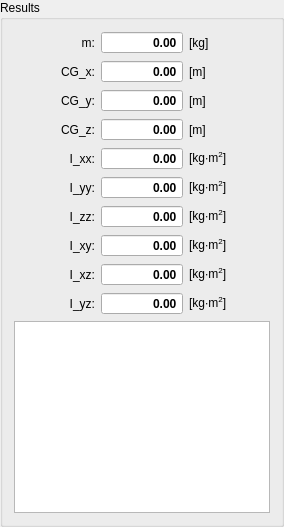
     <widget class="QGroupBox" name="groupBoxResults">
      <property name="sizePolicy">
       <sizepolicy hsizetype="Preferred" vsizetype="Preferred">
        <horstretch>1</horstretch>
        <verstretch>0</verstretch>
       </sizepolicy>
      </property>
      <property name="title">
       <string>Results</string>
      </property>
      <layout class="QGridLayout" name="gridLayout_4">
       <item row="0" column="0">
        <widget class="QLabel" name="label_M">
         <property name="toolTip">
          <string>total empty mass</string>
         </property>
         <property name="text">
          <string>m:</string>
         </property>
         <property name="alignment">
          <set>Qt::AlignRight|Qt::AlignTrailing|Qt::AlignVCenter</set>
         </property>
        </widget>
       </item>
       <item row="6" column="0">
        <widget class="QLabel" name="label_I_ZZ">
         <property name="toolTip">
          <string>moment of inertia about z axis</string>
         </property>
         <property name="text">
          <string>I_zz:</string>
         </property>
         <property name="alignment">
          <set>Qt::AlignRight|Qt::AlignTrailing|Qt::AlignVCenter</set>
         </property>
        </widget>
       </item>
       <item row="4" column="2">
        <widget class="QLabel" name="labelUnit_I_XX">
         <property name="text">
          <string>&lt;html&gt;&lt;head/&gt;&lt;body&gt;&lt;p&gt;[kg&lt;span style=&quot; background-color:transparent;&quot;&gt;∙&lt;/span&gt;m&lt;span style=&quot; vertical-align:super;&quot;&gt;2&lt;/span&gt;]&lt;/p&gt;&lt;/body&gt;&lt;/html&gt;</string>
         </property>
         <property name="alignment">
          <set>Qt::AlignLeading|Qt::AlignLeft|Qt::AlignVCenter</set>
         </property>
        </widget>
       </item>
       <item row="0" column="1">
        <widget class="QDoubleSpinBox" name="spinBox_M">
         <property name="font">
          <font>
           <weight>75</weight>
           <bold>true</bold>
          </font>
         </property>
         <property name="focusPolicy">
          <enum>Qt::NoFocus</enum>
         </property>
         <property name="toolTip">
          <string>total empty mass</string>
         </property>
         <property name="alignment">
          <set>Qt::AlignRight|Qt::AlignTrailing|Qt::AlignVCenter</set>
         </property>
         <property name="readOnly">
          <bool>true</bool>
         </property>
         <property name="buttonSymbols">
          <enum>QAbstractSpinBox::NoButtons</enum>
         </property>
         <property name="decimals">
          <number>2</number>
         </property>
         <property name="maximum">
          <double>9999999.000000000000000</double>
         </property>
        </widget>
       </item>
       <item row="7" column="2">
        <widget class="QLabel" name="labelUnit_I_XY">
         <property name="text">
          <string>&lt;html&gt;&lt;head/&gt;&lt;body&gt;&lt;p&gt;[kg&lt;span style=&quot; background-color:transparent;&quot;&gt;∙&lt;/span&gt;m&lt;span style=&quot; vertical-align:super;&quot;&gt;2&lt;/span&gt;]&lt;/p&gt;&lt;/body&gt;&lt;/html&gt;</string>
         </property>
         <property name="alignment">
          <set>Qt::AlignLeading|Qt::AlignLeft|Qt::AlignVCenter</set>
         </property>
        </widget>
       </item>
       <item row="3" column="1">
        <widget class="QDoubleSpinBox" name="spinBox_CG_Z">
         <property name="font">
          <font>
           <weight>75</weight>
           <bold>true</bold>
          </font>
         </property>
         <property name="focusPolicy">
          <enum>Qt::NoFocus</enum>
         </property>
         <property name="toolTip">
          <string>center of mass z-coordinate</string>
         </property>
         <property name="alignment">
          <set>Qt::AlignRight|Qt::AlignTrailing|Qt::AlignVCenter</set>
         </property>
         <property name="readOnly">
          <bool>true</bool>
         </property>
         <property name="buttonSymbols">
          <enum>QAbstractSpinBox::NoButtons</enum>
         </property>
         <property name="decimals">
          <number>2</number>
         </property>
         <property name="minimum">
          <double>-99.989999999999995</double>
         </property>
        </widget>
       </item>
       <item row="5" column="0">
        <widget class="QLabel" name="label_I_YY">
         <property name="toolTip">
          <string>moment of inertia about y axis</string>
         </property>
         <property name="text">
          <string>I_yy:</string>
         </property>
         <property name="alignment">
          <set>Qt::AlignRight|Qt::AlignTrailing|Qt::AlignVCenter</set>
         </property>
        </widget>
       </item>
       <item row="4" column="0">
        <widget class="QLabel" name="label_I_XX">
         <property name="toolTip">
          <string>moment of inertia about x axis</string>
         </property>
         <property name="text">
          <string>I_xx:</string>
         </property>
         <property name="alignment">
          <set>Qt::AlignRight|Qt::AlignTrailing|Qt::AlignVCenter</set>
         </property>
        </widget>
       </item>
       <item row="6" column="2">
        <widget class="QLabel" name="labelUnit_I_ZZ">
         <property name="text">
          <string>&lt;html&gt;&lt;head/&gt;&lt;body&gt;&lt;p&gt;[kg&lt;span style=&quot; background-color:transparent;&quot;&gt;∙&lt;/span&gt;m&lt;span style=&quot; vertical-align:super;&quot;&gt;2&lt;/span&gt;]&lt;/p&gt;&lt;/body&gt;&lt;/html&gt;</string>
         </property>
         <property name="alignment">
          <set>Qt::AlignLeading|Qt::AlignLeft|Qt::AlignVCenter</set>
         </property>
        </widget>
       </item>
       <item row="2" column="1">
        <widget class="QDoubleSpinBox" name="spinBox_CG_Y">
         <property name="font">
          <font>
           <weight>75</weight>
           <bold>true</bold>
          </font>
         </property>
         <property name="focusPolicy">
          <enum>Qt::NoFocus</enum>
         </property>
         <property name="toolTip">
          <string>center of mass y-coordinate</string>
         </property>
         <property name="alignment">
          <set>Qt::AlignRight|Qt::AlignTrailing|Qt::AlignVCenter</set>
         </property>
         <property name="readOnly">
          <bool>true</bool>
         </property>
         <property name="buttonSymbols">
          <enum>QAbstractSpinBox::NoButtons</enum>
         </property>
         <property name="decimals">
          <number>2</number>
         </property>
         <property name="minimum">
          <double>-99.989999999999995</double>
         </property>
        </widget>
       </item>
       <item row="9" column="1">
        <widget class="QDoubleSpinBox" name="spinBox_I_YZ">
         <property name="font">
          <font>
           <weight>75</weight>
           <bold>true</bold>
          </font>
         </property>
         <property name="focusPolicy">
          <enum>Qt::NoFocus</enum>
         </property>
         <property name="toolTip">
          <string>moment of inertia about skew yz axis</string>
         </property>
         <property name="alignment">
          <set>Qt::AlignRight|Qt::AlignTrailing|Qt::AlignVCenter</set>
         </property>
         <property name="readOnly">
          <bool>true</bool>
         </property>
         <property name="buttonSymbols">
          <enum>QAbstractSpinBox::NoButtons</enum>
         </property>
         <property name="decimals">
          <number>2</number>
         </property>
         <property name="minimum">
          <double>-999999999.990000009536743</double>
         </property>
         <property name="maximum">
          <double>999999999.990000009536743</double>
         </property>
        </widget>
       </item>
       <item row="3" column="0">
        <widget class="QLabel" name="label_CG_Z">
         <property name="toolTip">
          <string>center of mass z-coordinate</string>
         </property>
         <property name="text">
          <string>CG_z:</string>
         </property>
         <property name="alignment">
          <set>Qt::AlignRight|Qt::AlignTrailing|Qt::AlignVCenter</set>
         </property>
        </widget>
       </item>
       <item row="8" column="1">
        <widget class="QDoubleSpinBox" name="spinBox_I_XZ">
         <property name="font">
          <font>
           <weight>75</weight>
           <bold>true</bold>
          </font>
         </property>
         <property name="focusPolicy">
          <enum>Qt::NoFocus</enum>
         </property>
         <property name="toolTip">
          <string>moment of inertia about skew xz axis</string>
         </property>
         <property name="alignment">
          <set>Qt::AlignRight|Qt::AlignTrailing|Qt::AlignVCenter</set>
         </property>
         <property name="readOnly">
          <bool>true</bool>
         </property>
         <property name="buttonSymbols">
          <enum>QAbstractSpinBox::NoButtons</enum>
         </property>
         <property name="decimals">
          <number>2</number>
         </property>
         <property name="minimum">
          <double>-999999999.990000009536743</double>
         </property>
         <property name="maximum">
          <double>999999999.990000009536743</double>
         </property>
        </widget>
       </item>
       <item row="5" column="1">
        <widget class="QDoubleSpinBox" name="spinBox_I_YY">
         <property name="font">
          <font>
           <weight>75</weight>
           <bold>true</bold>
          </font>
         </property>
         <property name="focusPolicy">
          <enum>Qt::NoFocus</enum>
         </property>
         <property name="toolTip">
          <string>moment of inertia about y axis</string>
         </property>
         <property name="alignment">
          <set>Qt::AlignRight|Qt::AlignTrailing|Qt::AlignVCenter</set>
         </property>
         <property name="readOnly">
          <bool>true</bool>
         </property>
         <property name="buttonSymbols">
          <enum>QAbstractSpinBox::NoButtons</enum>
         </property>
         <property name="decimals">
          <number>2</number>
         </property>
         <property name="minimum">
          <double>-999999999.990000009536743</double>
         </property>
         <property name="maximum">
          <double>999999999.990000009536743</double>
         </property>
        </widget>
       </item>
       <item row="1" column="2">
        <widget class="QLabel" name="labelUnit_CG_X">
         <property name="text">
          <string>[m]</string>
         </property>
         <property name="alignment">
          <set>Qt::AlignLeading|Qt::AlignLeft|Qt::AlignVCenter</set>
         </property>
        </widget>
       </item>
       <item row="4" column="1">
        <widget class="QDoubleSpinBox" name="spinBox_I_XX">
         <property name="font">
          <font>
           <weight>75</weight>
           <bold>true</bold>
          </font>
         </property>
         <property name="focusPolicy">
          <enum>Qt::NoFocus</enum>
         </property>
         <property name="toolTip">
          <string>moment of inertia about x axis</string>
         </property>
         <property name="alignment">
          <set>Qt::AlignRight|Qt::AlignTrailing|Qt::AlignVCenter</set>
         </property>
         <property name="readOnly">
          <bool>true</bool>
         </property>
         <property name="buttonSymbols">
          <enum>QAbstractSpinBox::NoButtons</enum>
         </property>
         <property name="decimals">
          <number>2</number>
         </property>
         <property name="minimum">
          <double>-999999999.990000009536743</double>
         </property>
         <property name="maximum">
          <double>999999999.990000009536743</double>
         </property>
        </widget>
       </item>
       <item row="2" column="0">
        <widget class="QLabel" name="label_CG_Y">
         <property name="toolTip">
          <string>center of mass y-coordinate</string>
         </property>
         <property name="text">
          <string>CG_y:</string>
         </property>
         <property name="alignment">
          <set>Qt::AlignRight|Qt::AlignTrailing|Qt::AlignVCenter</set>
         </property>
        </widget>
       </item>
       <item row="3" column="2">
        <widget class="QLabel" name="labelUnit_CG_Z">
         <property name="text">
          <string>[m]</string>
         </property>
         <property name="alignment">
          <set>Qt::AlignLeading|Qt::AlignLeft|Qt::AlignVCenter</set>
         </property>
        </widget>
       </item>
       <item row="7" column="1">
        <widget class="QDoubleSpinBox" name="spinBox_I_XY">
         <property name="font">
          <font>
           <weight>75</weight>
           <bold>true</bold>
          </font>
         </property>
         <property name="focusPolicy">
          <enum>Qt::NoFocus</enum>
         </property>
         <property name="toolTip">
          <string>moment of inertia about skew xy axis</string>
         </property>
         <property name="alignment">
          <set>Qt::AlignRight|Qt::AlignTrailing|Qt::AlignVCenter</set>
         </property>
         <property name="readOnly">
          <bool>true</bool>
         </property>
         <property name="buttonSymbols">
          <enum>QAbstractSpinBox::NoButtons</enum>
         </property>
         <property name="decimals">
          <number>2</number>
         </property>
         <property name="minimum">
          <double>-999999999.990000009536743</double>
         </property>
         <property name="maximum">
          <double>999999999.990000009536743</double>
         </property>
        </widget>
       </item>
       <item row="1" column="0">
        <widget class="QLabel" name="label_CG_X">
         <property name="toolTip">
          <string>center of mass x-coordinate</string>
         </property>
         <property name="text">
          <string>CG_x:</string>
         </property>
         <property name="alignment">
          <set>Qt::AlignRight|Qt::AlignTrailing|Qt::AlignVCenter</set>
         </property>
        </widget>
       </item>
       <item row="9" column="0">
        <widget class="QLabel" name="label_I_YZ">
         <property name="toolTip">
          <string>moment of inertia about skew yz axis</string>
         </property>
         <property name="text">
          <string>I_yz:</string>
         </property>
         <property name="alignment">
          <set>Qt::AlignRight|Qt::AlignTrailing|Qt::AlignVCenter</set>
         </property>
        </widget>
       </item>
       <item row="0" column="2">
        <widget class="QLabel" name="label_Unit_M">
         <property name="text">
          <string>[kg]</string>
         </property>
        </widget>
       </item>
       <item row="2" column="2">
        <widget class="QLabel" name="labelUnit_CG_Y">
         <property name="text">
          <string>[m]</string>
         </property>
         <property name="alignment">
          <set>Qt::AlignLeading|Qt::AlignLeft|Qt::AlignVCenter</set>
         </property>
        </widget>
       </item>
       <item row="6" column="1">
        <widget class="QDoubleSpinBox" name="spinBox_I_ZZ">
         <property name="font">
          <font>
           <weight>75</weight>
           <bold>true</bold>
          </font>
         </property>
         <property name="focusPolicy">
          <enum>Qt::NoFocus</enum>
         </property>
         <property name="toolTip">
          <string>moment of inertia about z axis</string>
         </property>
         <property name="alignment">
          <set>Qt::AlignRight|Qt::AlignTrailing|Qt::AlignVCenter</set>
         </property>
         <property name="readOnly">
          <bool>true</bool>
         </property>
         <property name="buttonSymbols">
          <enum>QAbstractSpinBox::NoButtons</enum>
         </property>
         <property name="decimals">
          <number>2</number>
         </property>
         <property name="minimum">
          <double>-999999999.990000009536743</double>
         </property>
         <property name="maximum">
          <double>999999999.990000009536743</double>
         </property>
        </widget>
       </item>
       <item row="1" column="1">
        <widget class="QDoubleSpinBox" name="spinBox_CG_X">
         <property name="font">
          <font>
           <weight>75</weight>
           <bold>true</bold>
          </font>
         </property>
         <property name="focusPolicy">
          <enum>Qt::NoFocus</enum>
         </property>
         <property name="toolTip">
          <string>center of mass x-coordinate</string>
         </property>
         <property name="alignment">
          <set>Qt::AlignRight|Qt::AlignTrailing|Qt::AlignVCenter</set>
         </property>
         <property name="readOnly">
          <bool>true</bool>
         </property>
         <property name="buttonSymbols">
          <enum>QAbstractSpinBox::NoButtons</enum>
         </property>
         <property name="decimals">
          <number>2</number>
         </property>
         <property name="minimum">
          <double>-99.989999999999995</double>
         </property>
        </widget>
       </item>
       <item row="9" column="2">
        <widget class="QLabel" name="labelUnit_I_YZ">
         <property name="text">
          <string>&lt;html&gt;&lt;head/&gt;&lt;body&gt;&lt;p&gt;[kg&lt;span style=&quot; background-color:transparent;&quot;&gt;∙&lt;/span&gt;m&lt;span style=&quot; vertical-align:super;&quot;&gt;2&lt;/span&gt;]&lt;/p&gt;&lt;/body&gt;&lt;/html&gt;</string>
         </property>
         <property name="alignment">
          <set>Qt::AlignLeading|Qt::AlignLeft|Qt::AlignVCenter</set>
         </property>
        </widget>
       </item>
       <item row="8" column="2">
        <widget class="QLabel" name="labelUnit_I_XZ">
         <property name="text">
          <string>&lt;html&gt;&lt;head/&gt;&lt;body&gt;&lt;p&gt;[kg&lt;span style=&quot; background-color:transparent;&quot;&gt;∙&lt;/span&gt;m&lt;span style=&quot; vertical-align:super;&quot;&gt;2&lt;/span&gt;]&lt;/p&gt;&lt;/body&gt;&lt;/html&gt;</string>
         </property>
         <property name="alignment">
          <set>Qt::AlignLeading|Qt::AlignLeft|Qt::AlignVCenter</set>
         </property>
        </widget>
       </item>
       <item row="7" column="0">
        <widget class="QLabel" name="label_I_XY">
         <property name="toolTip">
          <string>moment of inertia about skew xy axis</string>
         </property>
         <property name="text">
          <string>I_xy:</string>
         </property>
         <property name="alignment">
          <set>Qt::AlignRight|Qt::AlignTrailing|Qt::AlignVCenter</set>
         </property>
        </widget>
       </item>
       <item row="5" column="2">
        <widget class="QLabel" name="labelUnit_I_YY">
         <property name="text">
          <string>&lt;html&gt;&lt;head/&gt;&lt;body&gt;&lt;p&gt;[kg&lt;span style=&quot; background-color:transparent;&quot;&gt;∙&lt;/span&gt;m&lt;span style=&quot; vertical-align:super;&quot;&gt;2&lt;/span&gt;]&lt;/p&gt;&lt;/body&gt;&lt;/html&gt;</string>
         </property>
         <property name="alignment">
          <set>Qt::AlignLeading|Qt::AlignLeft|Qt::AlignVCenter</set>
         </property>
        </widget>
       </item>
       <item row="8" column="0">
        <widget class="QLabel" name="label_I_XZ">
         <property name="toolTip">
          <string>moment of inertia about skew xz axis</string>
         </property>
         <property name="text">
          <string>I_xz:</string>
         </property>
         <property name="alignment">
          <set>Qt::AlignRight|Qt::AlignTrailing|Qt::AlignVCenter</set>
         </property>
        </widget>
       </item>
       <item row="10" column="0" colspan="3">
        <widget class="QTextBrowser" name="textResults">
         <property name="font">
          <font>
           <pointsize>8</pointsize>
          </font>
         </property>
         <property name="lineWrapMode">
          <enum>QTextEdit::NoWrap</enum>
         </property>
        </widget>
       </item>
      </layout>
     </widget>
